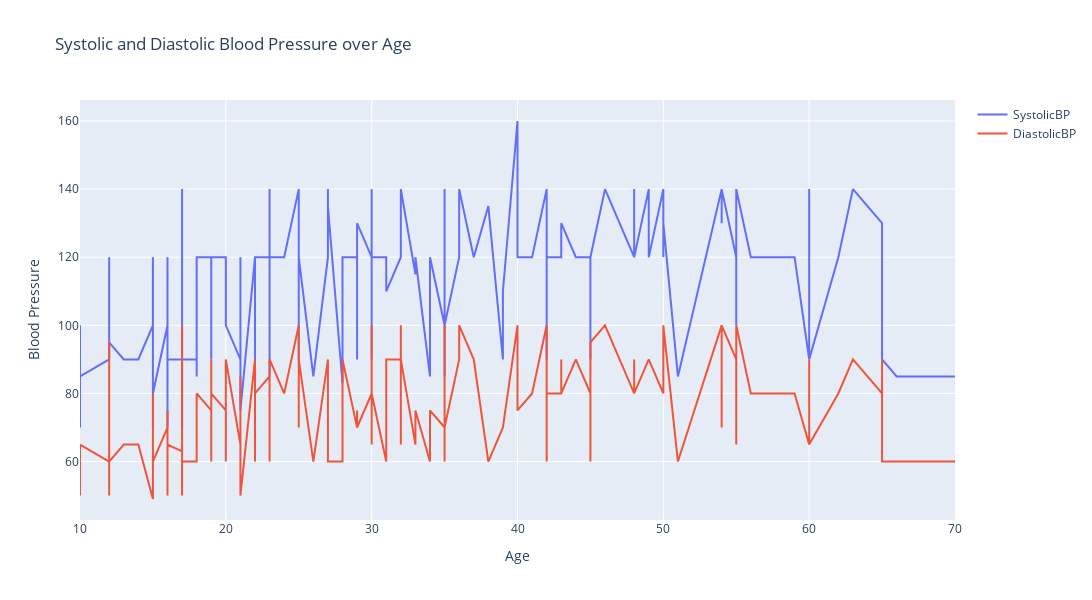

Write notebook code for a chart like this one.
### Code cell
# Mengimpor pustaka Pandas dan memberi alias pd
import pandas as pd

# Mengimpor pustaka Plotly's graph_objs dan memberi alias go
import plotly.graph_objs as go

# Membaca data dari file Excel 'data_kesehatan.xlsx' dan menyimpannya dalam objek DataFrame yang disebut 'data'
data = pd.read_excel('data/data_kesehatan.xlsx')

# Mengurutkan DataFrame 'data' berdasarkan kolom 'Age' (umur)
data = data.sort_values(by='Age')

# Mengambil kolom 'Age' (umur) dari DataFrame dan menyimpannya dalam variabel 'x'
x = data['Age']

# Mengambil kolom 'SystolicBP' (tekanan darah sistolik) dari DataFrame dan menyimpannya dalam variabel 'systolic_bp'
systolic_bp = data['SystolicBP']

# Mengambil kolom 'DiastolicBP' (tekanan darah diastolik) dari DataFrame dan menyimpannya dalam variabel 'diastolic_bp'
diastolic_bp = data['DiastolicBP']

# Membuat objek grafik kosong menggunakan Plotly's Figure
fig = go.Figure()

# Menambahkan trace berupa garis pada grafik untuk 'SystolicBP' dengan data 'x' (umur) dan 'systolic_bp' sebagai sumbu Y
fig.add_trace(go.Scatter(x=x, y=systolic_bp, mode='lines', name='SystolicBP'))

# Menambahkan trace berupa garis pada grafik untuk 'DiastolicBP' dengan data 'x' (umur) dan 'diastolic_bp' sebagai sumbu Y
# Berbeda dengan 'SystolicBP', 'DiastolicBP' menggunakan gaya garis yang berbeda
fig.add_trace(go.Scatter(x=x, y=diastolic_bp, mode='lines', name='DiastolicBP'))

# Mengatur layout grafik, termasuk judul, label sumbu, lebar, dan tinggi
fig.update_layout(
    title='Systolic and Diastolic Blood Pressure over Age',
    xaxis_title='Age',
    yaxis_title='Blood Pressure',
    width=1200,
    height=600
)

# Menampilkan grafik yang telah dibuat
fig.show()

### Figure 1 — Plotly figure (JSON) as saved in the notebook; plotly's stock layout.template omitted (floating-point values rounded to 4 significant figures; data arrays with more than 128 entries replaced by an {"elided": "..."} marker saying what was removed)
{"data": [{"mode": "lines", "name": "SystolicBP", "type": "scatter", "x": {"elided": "1014 int values"}, "y": {"elided": "1014 int values"}}, {"mode": "lines", "name": "DiastolicBP", "type": "scatter", "x": {"elided": "1014 int values"}, "y": {"elided": "1014 int values"}}], "layout": {"height": 600, "title": {"text": "Systolic and Diastolic Blood Pressure over Age"}, "width": 1200, "xaxis": {"autorange": true, "range": [10, 70], "title": {"text": "Age"}, "type": "linear"}, "yaxis": {"autorange": true, "range": [42.83, 166.2], "title": {"text": "Blood Pressure"}, "type": "linear"}}}
